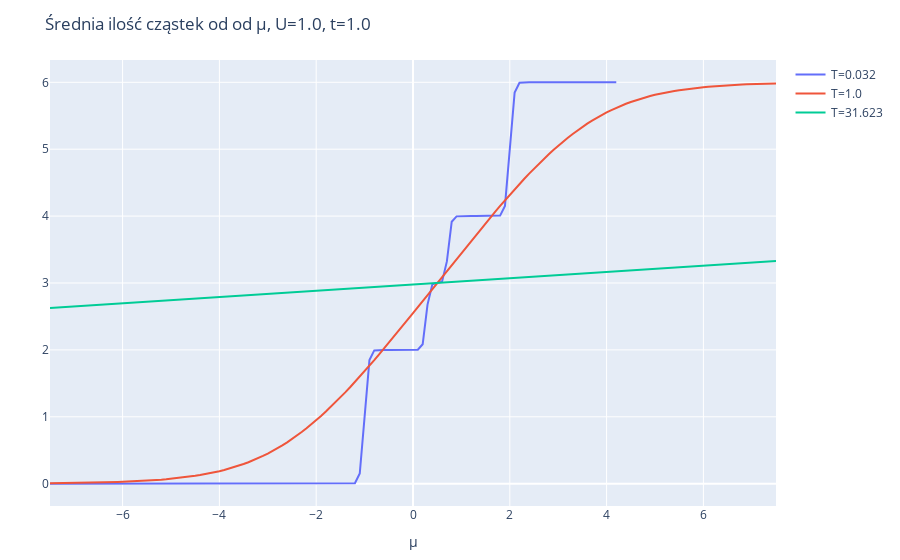

This figure's notebook cell:
### Markdown cell above
Średnia ilość cząstek:

### Code cell
y_vals = real.(avg_n)

layout = Layout(
    title="Średnia ilość cząstek od od μ, U=$U, t=$t",
    xaxis_title="μ",
    yaxis_title="",
)
p = plot([scatter(x=chem_potentials, y=yval, name="T=$t") for (yval, t) in zip(y_vals, temp_range)], layout)

### Figure 1 — Plotly figure (JSON) as saved in the notebook; plotly's stock layout.template omitted (floating-point values rounded to 4 significant figures; data arrays with more than 128 entries replaced by an {"elided": "..."} marker saying what was removed)
{"data": [{"name": "T=0.032", "type": "scatter", "x": {"elided": "151 float values"}, "y": {"elided": "151 float values"}}, {"name": "T=1.0", "type": "scatter", "x": {"elided": "151 float values"}, "y": {"elided": "151 float values"}}, {"name": "T=31.623", "type": "scatter", "x": {"elided": "151 float values"}, "y": {"elided": "151 float values"}}], "layout": {"margin": {"b": 50, "l": 50, "r": 50, "t": 60}, "title": "Średnia ilość cząstek od od μ, U=1.0, t=1.0", "xaxis": {"title": {"text": "μ"}}, "yaxis": {"title": {"text": ""}}}}
